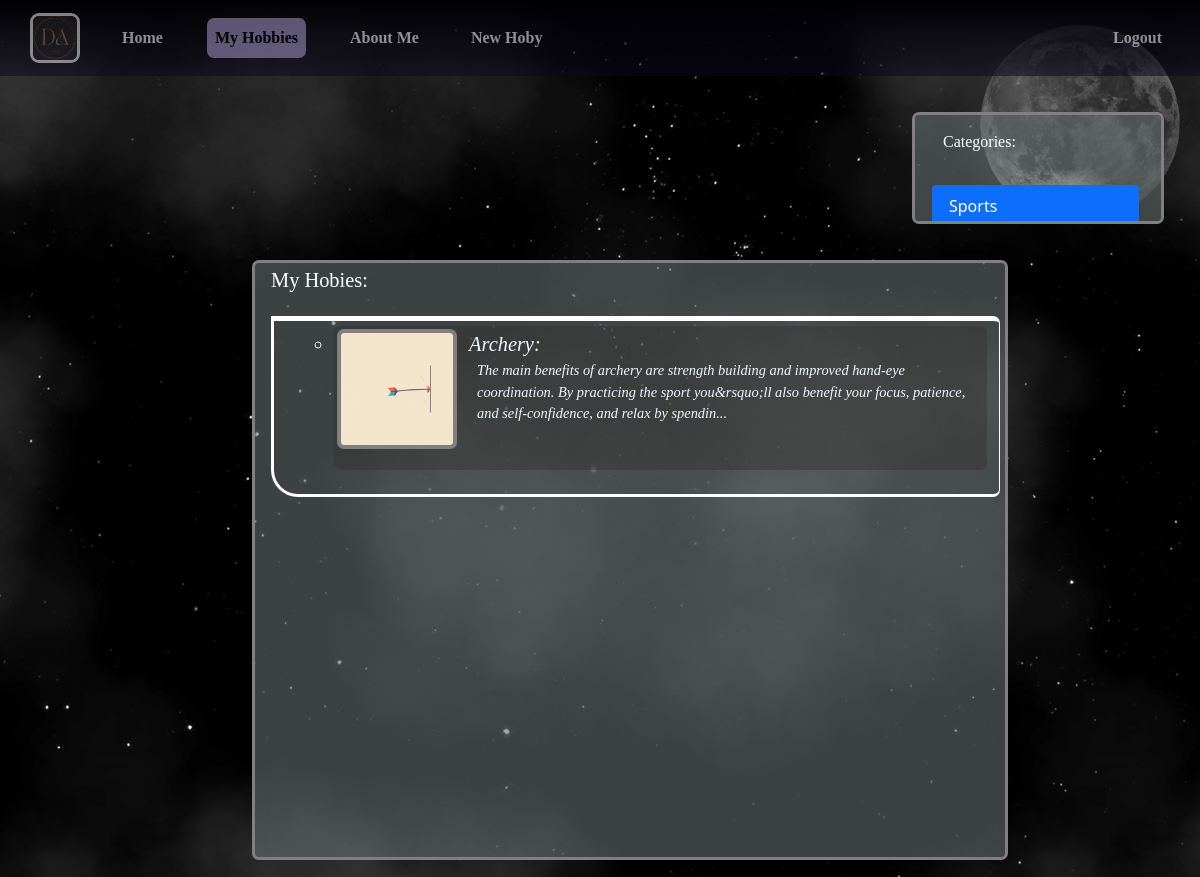
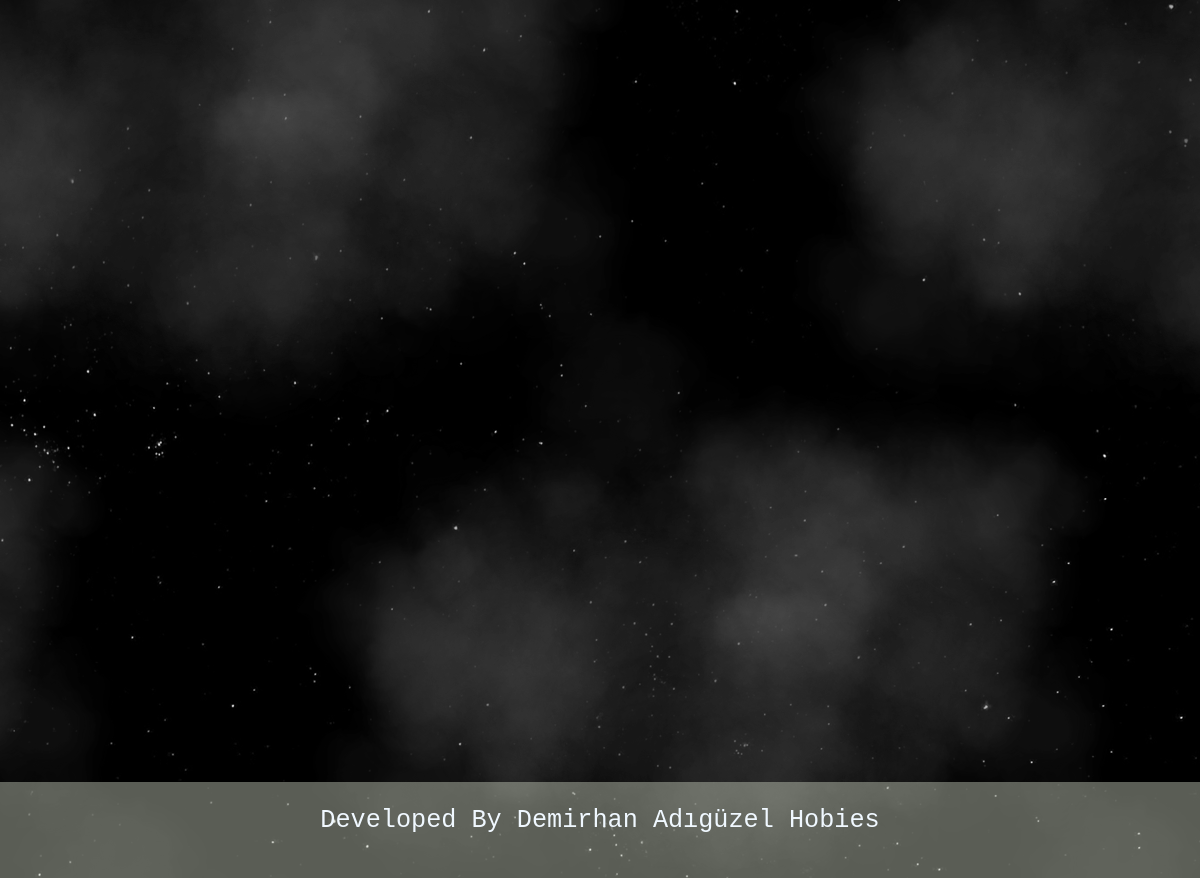
Screenshot of /category/sports (signed in) with the database file from the repository (2 pictures, top to bottom).
### blog/models.py (models this page shows, shortened)
class Categories(models.Model):
    name = models.CharField(max_length=255)
    yol= models.SlugField(null=False,blank=True, unique=True,db_index=True,editable=False)

class Hobies(models.Model):
    title = models.CharField(max_length=255)
    image = models.ImageField(upload_to="blog_images")
    description = RichTextField()
    is_showed=models.BooleanField(default=False)
    yol=models.SlugField(null=False,blank=True, unique=True,db_index=True,editable=False)
    kategori=models.ForeignKey(Categories,default=1,on_delete=models.CASCADE)

### blog/views.py (the view)
# urls.py: path("category/<slug:yol>", views.hobies_by_categories,name="hobies_by_categories"),
def hobies_by_categories(request ,yol):
    if not request.user.is_authenticated:
        return redirect("logout")
    context={
        "kullanilacakveriler":Hobies.objects.filter(is_showed=True,kategori__yol=yol),#kategori__yol models.py dosyasında hobieste belirttiğimiz kategori alanı ve __  başka bir alana geçtiğimiz bilgisini verir yol ise Categories Sınıfının nesnesidir.
        "kategoriler":Categories.objects.all(),
        "selected_kategori":yol,
        "active_page":"hobies",
    }
    return render(request,"blog/hobies.html",context)

### blog/templates/blog/hobies.html (shortened to what this page needs)
        {% extends "Base.html" %}
        {% load static %}
        {% block content %}
        <div class="kategoriler" id="information_scroll" style="background-color: rgba(104, 114, 114, 0.58); border:3px solid grey;">
            <h6 id="my_hobies" style="width:100%; margin-left:1rem;margin-top: 0.3rem; ">Categories:</h6>
            {% include "blog/bilesenler/_kategoriler.html" %}
        </div>
        <div class="information" id="information_scroll" style="background-color: rgba(104, 114, 114, 0.58); border:3px solid grey;">
            <h5 id="my_hobies" style="font-size:1.7vw; width:100%; margin-left:1rem;margin-top: 0.3rem; ">My Hobies:</h5>
            <ul id="hobies" style="padding-left: 1rem; padding-right: 0.3rem;">
                {% if kullanilacakveriler|length > 0 %}
                    {% for item in kullanilacakveriler %}
                            {% include "blog/bilesenler/_liste.html" %}
                    {% endfor %}
                {% endif %}
            </ul>
        </div>
        {% endblock content %}

### blog/templates/blog/bilesenler/_kategoriler.html
<div class="list-group" >
    {% for j in kategoriler %}
        {% if j.yol == selected_kategori %}
        <a class="list-group-item list-group-item-action active kategori_grubu" href="{% url "hobies_by_categories" j.yol %}">{{j.name|title}} </a>
        {% else %}
        <a class="list-group-item list-group-item-action kategori_grubu" href="{% url "hobies_by_categories" j.yol %}">{{j.name|title}} </a>
        {% endif %}
    {% endfor %}
</div>

### blog/templates/blog/bilesenler/_liste.html (shortened to what this page needs)
{% load static %}
{% if active_page == "hobies" %}
<div class="list_scroll" id="{{item.yol}}-{{item.id}}">
    <li class="hobies">
        <u style="margin-left:1vw;">
            {{item.title}}:
        </u>
        <a href="{% url "hoby_detail" item.yol item.id %}" >
        <img class="hobies_photos" src="{{item.image.url}}" alt="{{item.title}}">
        </a>
        <ul style="font-size:1.2vw; margin-left:9vw; list-style-type:none;margin-bottom:2vh;">
            <li>{{item.description|striptags|slice:"0:200"}}...</li>
        </ul>
    </li>
</div>
{% endif %}

### static/css/style.css (style rules this page uses)
body { width: 100vw; overflow-y: scroll; overflow-x: hidden; }
.list_scroll { border-top: 5px solid white; border-right: 1px solid white; border-bottom: 3px solid white; border-left: 3px solid white; border-top-right-radius: 7px; border-top-left-radius: -27px; border-bottom-right-radius: 7px; border-bottom-left-radius: 27px; height:auto; width: 100%; margin-bottom: 3vh; display: inline-block; padding-top: 5px; }
#hobies { list-style-type: circle; color:aliceblue; font-size: 1.7vw; font-style: italic; font-family: "papyrus",fantasy; }
u { text-decoration: none; }
.hobies { height: auto; width: 90%; background-color: rgba(51, 48, 48, 0.406); margin-bottom: 3vh; margin-right:10vw; margin-left: 5vw; min-height: 12vw; border-radius: 7px; padding:3px 3px 3px 3px; }
#my_hobies { font: optional; color: white; font-family:'Times New Roman', Times, serif; margin-bottom: 3vh; }
@media (min-width:221px) { .information { width: 63vw; margin-top: 27vh; margin-left:21vw; margin-right:21vw; z-index: 4; } }
@media (min-width:333px) { .information { width: 63vw; margin-top: 21vh; margin-left:21vw; margin-right:21vw; z-index: 4; } }
@media (min-width:400px) { .information { margin-top: 27vh; margin-left:23%; margin-right:23%; z-index: 4; } }
@media (min-width:571px) { .information { width:63vw; margin-top: 27vh; margin-left:21vw; margin-right:21vw; z-index: 4; } }
@media (min-width:721px) { .information { width:63vw; margin-top: 27vh; margin-left:21vw; margin-right:21vw; z-index: 4; } }
@media (min-width:821px) { .information { width:63vw; margin-top: 27vh; margin-left:21vw; margin-right:21vw; z-index: 4; } }
@media (min-width:1021px) { .information { width:63vw; margin-top: 27vh; margin-left:21vw; margin-right:21vw; z-index: 4; } }
#information_scroll { overflow-y: scroll; overflow-x: hidden; }
.information { border-radius: 7px; position: relative; height: 75vh; margin-bottom: 3rem; }
.kategori_grubu { width:auto; margin: 10px 10px 3px 5px; }
.kategoriler { border-radius: 7px; position: relative; height: 7rem; right: 0px; width: 21%; border: 3px solid #73AD21; float: right; z-index: 4; margin: 7rem 3% 3% 3%; padding: 1% 1% 1% 1% ; }
@media (min-width:1200px) { .information { width:63vw; margin-top: 21vh; margin-left:21vw; margin-right:21vw; z-index: 4; } }
.hobies_photos { border: 0.5vh solid grey; height: 10vw; width: 10vw; float: left; border-radius: 7px; }
a { color: #edebeb; border-radius: 7px; margin-left: 1.5vw; margin-right: 1.5vw; text-align: center; }
a::after { background-color: #661a757e; }

### rows the page displays
Categories: name "Sports"
Hobies: title "Archery", image (picture), description "The main benefits of archery are strength building and improved hand-eye coordination. By practicing the sport you&rsquo;ll also benefit your focus, patience, and self-confidence, and relax by spendin"

### other values shown
{{ active_page|title }} "Hobies"
